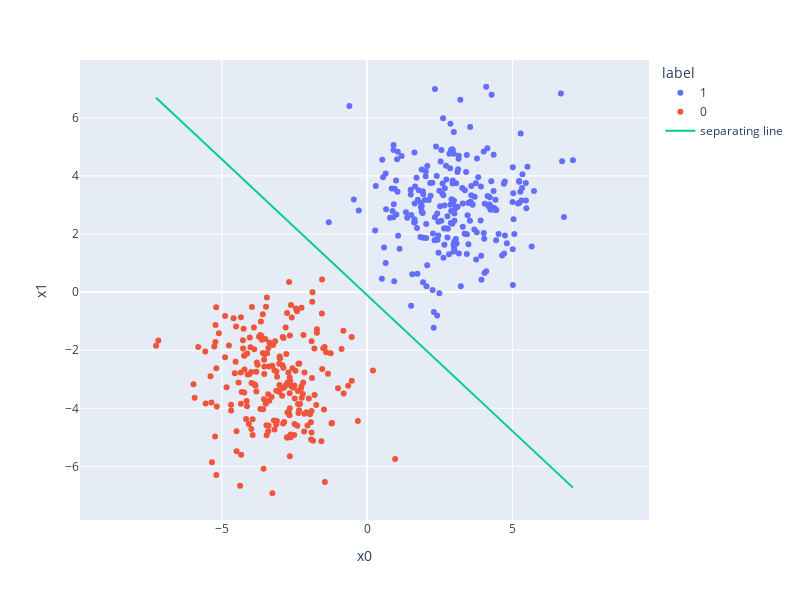

Write notebook code for a chart like this one.
### Markdown cell above
Now let us visualize the separating line.

### Code cell
x0_min, x0_max = x_all[:,0].min(), x_all[:,0].max()
x1_min, x1_max = -1/w[0]*(w[1]*x0_min+b), -1/w[0]*(w[1]*x0_max+b)

fig = px.scatter(data_train, x='x0', y='x1', color='label')
fig.update_yaxes(
    scaleanchor='x',
    scaleratio=1
)
fig.add_traces(go.Scatter(x=[x0_min, x0_max],y=[x1_min, x1_max], mode='lines', name='separating line'))
fig.update_layout(
    width=800,
    height=600
)
fig

### Figure 1 — Plotly figure (JSON) as saved in the notebook; plotly's stock layout.template omitted (floating-point values rounded to 4 significant figures; data arrays with more than 128 entries replaced by an {"elided": "..."} marker saying what was removed)
{"data": [{"hovertemplate": "label=1<br>x0=%{x}<br>x1=%{y}<extra></extra>", "legendgroup": "1", "marker": {"color": "#636efa", "symbol": "circle"}, "mode": "markers", "name": "1", "orientation": "v", "showlegend": true, "type": "scatter", "x": {"elided": "232 float values"}, "xaxis": "x", "y": {"elided": "232 float values"}, "yaxis": "y"}, {"hovertemplate": "label=0<br>x0=%{x}<br>x1=%{y}<extra></extra>", "legendgroup": "0", "marker": {"color": "#EF553B", "symbol": "circle"}, "mode": "markers", "name": "0", "orientation": "v", "showlegend": true, "type": "scatter", "x": {"elided": "218 float values"}, "xaxis": "x", "y": {"elided": "218 float values"}, "yaxis": "y"}, {"mode": "lines", "name": "separating line", "type": "scatter", "x": [-7.263, 7.084], "y": [6.686, -6.729]}], "layout": {"height": 600, "legend": {"title": {"text": "label"}, "tracegroupgap": 0}, "margin": {"t": 60}, "width": 800, "xaxis": {"anchor": "y", "domain": [0, 1], "title": {"text": "x0"}}, "yaxis": {"anchor": "x", "domain": [0, 1], "scaleanchor": "x", "scaleratio": 1, "title": {"text": "x1"}}}}
